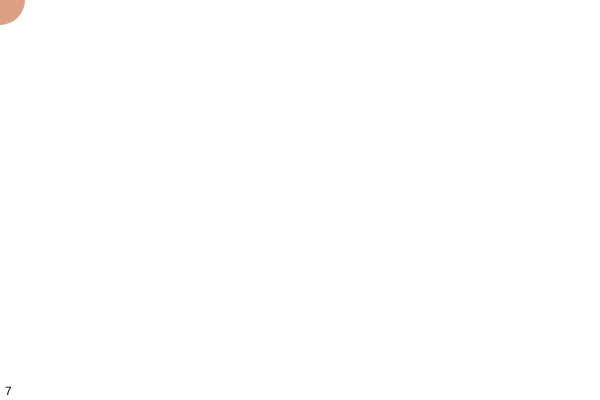
Frame 1 (no input)
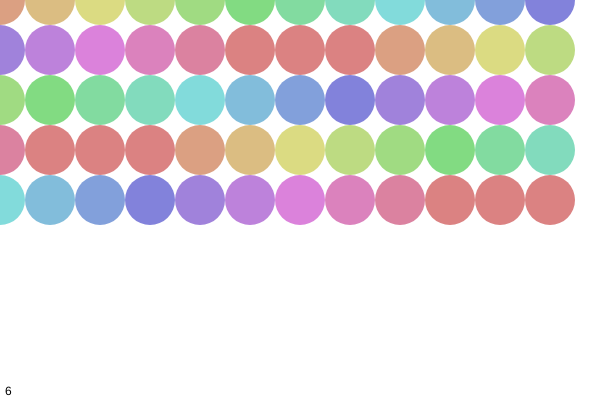
Frame 60 (no input)
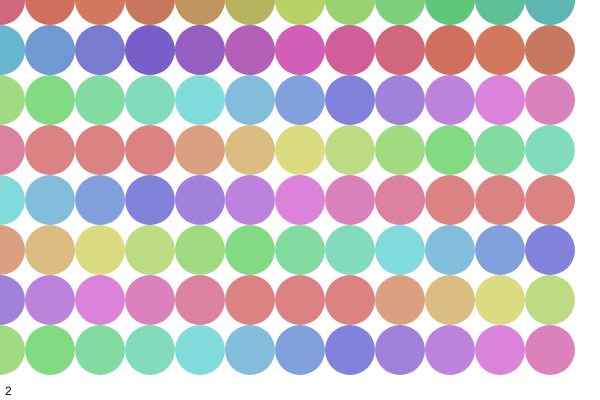
Frame 120 (the mouse pressed at the canvas centre since frame 60)

The p5.js sketch that drew these frames (run headless with seeded random() and noise() and a simulated clock; from frame 60 on, the mouse is pressed at the canvas centre):

// p5.js sketch
// ── sketch.js
let hue;
const a_size = 50;
const a_alpha = 255;

function setup() {
  createCanvas(600, 400);
  hue = 0;
  frameRate(30);
}

function draw() {
  if (hue > 360) {
    hue = 0;
  } else {
    hue = hue + 20;
  }
  colorMode(HSL, 360);
  noStroke();
  fill(hue, 200, 200, a_alpha);
  const max_x = floor(width / a_size);
  const max_y = floor(height / a_size);
  const nframe = frameCount-1;
  const a_x = nframe % max_x;
  const a_y = floor(nframe / max_x) % max_y;
  circle(a_x * a_size, a_y * a_size, a_size);

  colorMode(RGB)
  fill(255);
  rect(0, height - 20, width, 20);
  fill(0)
  text(floor(random(10)), 5, height - 5);
}
